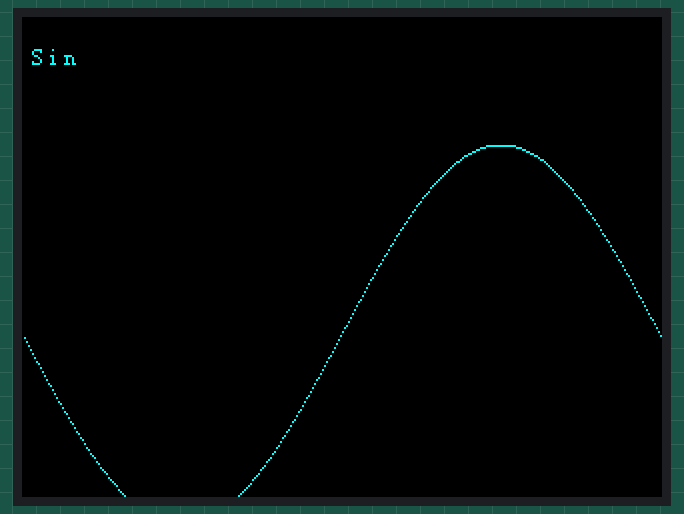
This sketch was run on a simulated Arduino Uno, built with avr-gcc and run on an emulated ATmega328P. Shown: 320×240 colour display.

Above: at 0.4 s.

Measured:
- what the display in image 0 shows lasts 2.0 s, from 0.3 s to 2.3 s

The sketch:

TFT.ino
```cpp
#include <UTFTGLUE.h>              //use GLUE class and constructor
UTFTGLUE myGLCD(0, A2, A1, A3, A4, A0); //all dummy ar
int W, H ;
int hx, hy, ax,ay, gx,gy, arm_x,army;
void draw_heard() {
  myGLCD.clrScr();

  myGLCD.setColor(0, 255, 255);
  myGLCD.print("HEARD", 5, 15);

}

void draw_sin() {
  myGLCD.clrScr();

  myGLCD.setColor(0, 255, 255);
  myGLCD.print("Sin", 5, 15);
  for (int i = 1; i < 478; i++)
  {
    myGLCD.drawPixel(i, 159 + (sin(((i * 1.13) * 3.14) / 180) * 95)); // bat dau tu dong 159 len xuong
  }

}

void draw_cos() {
  myGLCD.setColor(255, 0, 0);
  myGLCD.print("Cos", 5, 27);
  for (int i = 1; i < 478; i++)
  {
    myGLCD.drawPixel(i, 159 + (cos(((i * 1.13) * 3.14) / 180) * 95));
  }
}


void draw_intro() {
  myGLCD.clrScr();

  myGLCD.setColor(255, 0, 0); //
  myGLCD.fillRect(0, 0, 479, 13);
  myGLCD.setColor(64, 64, 64);
  myGLCD.fillRect(0, 306, 479, 319);
  myGLCD.setColor(255, 255, 255);
  myGLCD.setBackColor(255, 0, 0);
  myGLCD.print("* đồ án tốt nghiệp *", CENTER, 1);
  myGLCD.setBackColor(64, 64, 64);
  myGLCD.setColor(255, 255, 0);
  myGLCD.print("design by Nguyen Tiem", CENTER, 307);

  myGLCD.setColor(0, 0, 255);
  myGLCD.drawRect(0, 14, 479, 305);

  // Draw crosshairs
  myGLCD.setColor(0, 0, 255);
  myGLCD.setBackColor(0, 0, 0);
  myGLCD.drawLine(239, 15, 239, 304);
  myGLCD.drawLine(1, 159, 478, 159);
  for (int i = 9; i < 470; i += 10)
    myGLCD.drawLine(i, 157, i, 161);
  for (int i = 19; i < 220; i += 10)
    myGLCD.drawLine(237, i, 241, i);

}
void setup()
{


  randomSeed(analogRead(0));

  //set up
  myGLCD.InitLCD();
  myGLCD.setFont(SmallFont);
  W = myGLCD.width();
  H = myGLCD.height();
}

void loop()
{
  int buf[478];
  int x, x2;
  int y, y2;
  int r;
  draw_sin();
  delay(2000);
}
```
